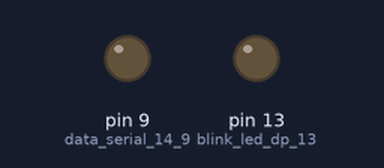
This sketch was run on a simulated Arduino Uno, built with avr-gcc and run on an emulated ATmega328P. On the bench: output pins drawn as LEDs (lit = HIGH). Pins used as bus, display or sensor lines are not drawn.

Above: at 0.6 s.
At 2.25 s:
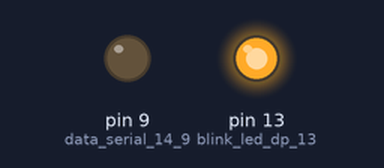
At 3.71 s:
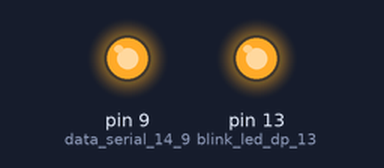
At 6.4 s:
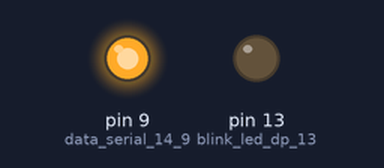
Timing chart, 0 to 8.4 s (numbered marks = the images above):
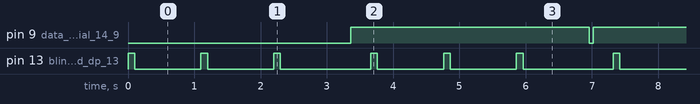

The sketch:

shift_register_leds.ino
```cpp
/*
  Shift Register Sample

    Operates a Shift Register 74HC595N to light leds in order one by one.

 */

int blink_led_dp_13 = 13; /* BLUE:   I use this LED to show a start and end point in the program. */
int _reset_10 = 10;       /* WHITE:  Performs a high-low to reset contents of the SR */

int shift_clock_11 = 8;  /* YELLOW: Performs a H-L to shift contents of the register and fetch the data present in DATA SERIAL PIN*/
                          /*NOTICE!!!
                          WHEN PWM PORT IS USED HERE (11 FOR INSTANCE) THE SHIFT REGISTER IC MAY GET MORE THAN ONE SHIFT EXECUTIONS PER L-H-L TRANSITION... WHICH SOUNDS LIKE A BUG SOMEWHERE. USE PIN 8 (NON PWM)
                          FORM MORE ACCURATE RESULTS.
                          */

int latch_clock_12 = 12;  /* BLUE:  Performs a H-L to update Parallel Outputs with serial contents*/

int data_serial_14_9 = 9;   /*ORANGE:    H or L should be present in the pin 14 of the IC when Shift-Clock is actuated. */

int signalDelay = 10; /*DELAY BETWEEN SIGNAL CHANGES TO GIVE THE CHIP TIME TO REACT */

void setup() {

  setPinModes();
}

// the loop routine runs over and over again forever:
void loop() {

  blinkSignal();

  /*FIRST OF ALL - RESET THE CHIP */
  resetRegisterControls();
  resetRegister();

  /*Inject bits into the register*/
  injectBit(HIGH);//1
  injectBit(HIGH);//2
  injectBit(HIGH);//3
  injectBit(HIGH);//4
  injectBit(HIGH);//5
  injectBit(HIGH);//6
}

void setPinModes(){
  /*SET PINS AS OUTPUTS */
  pinMode(blink_led_dp_13, OUTPUT);
  pinMode(_reset_10 , OUTPUT); /*LOW DOES RESET, HIGH ENABLES*/
  pinMode(shift_clock_11 , OUTPUT);  /*HIGH SHIFTS*/
  pinMode(latch_clock_12 , OUTPUT); /*HIGH Stores*/
  pinMode(data_serial_14_9 , OUTPUT); /*PUT 1 or 0 just before setting latch_clock_12 to HIGH*/
}
void blinkSignal(){
  /*INDICATES ROUTINE START*/
  digitalWrite(blink_led_dp_13, HIGH); delay(100);
  digitalWrite(blink_led_dp_13, LOW); delay(1000);
  digitalWrite(blink_led_dp_13, HIGH); delay(100);
  digitalWrite(blink_led_dp_13, LOW); delay(1000);
  digitalWrite(blink_led_dp_13, HIGH); delay(100);
  digitalWrite(blink_led_dp_13, LOW); delay(1000);
}

void resetRegisterControls(){
  /*LETS BEGIN BY PUTTING CONTROL SIGNALS IN LOW*/
  digitalWrite(_reset_10, HIGH);
  digitalWrite(shift_clock_11, LOW);
  digitalWrite(latch_clock_12, LOW);
  digitalWrite(data_serial_14_9, LOW);
  analogWrite(shift_clock_11, 255); delay(signalDelay);
  delay(signalDelay);
}

void resetRegister(){
  digitalWrite(_reset_10, LOW); delay(signalDelay);
  digitalWrite(_reset_10, HIGH); delay (signalDelay);/*END RESET*/

  doLatch();
}

void injectBit(boolean bitValue){

   /*PLACE A value in the data bit. */
  setDataBit(bitValue);

  /*SHIFT CLOCK FOR SHIFT: LOADS DATA BIT INTO THE STREAM SHIFTING ONE STEP */

  doShift();

  /*STORE IT: ACTUALLY TAKES THE SERIAL CELL VALUES AND OUTPUTS THEM AS PARALLEL*/
  doLatch();

}

void setDataBit(boolean bitValue){
  digitalWrite(data_serial_14_9, bitValue);  delay(signalDelay);
}

void doShift(){
   digitalWrite(shift_clock_11, HIGH); delay(signalDelay);
   digitalWrite(shift_clock_11, LOW); delay(signalDelay);
}

void doLatch(){
   digitalWrite(latch_clock_12, HIGH); delay(signalDelay);
   digitalWrite(latch_clock_12, LOW); delay(signalDelay);
}
```

Measured:
- by itself, pin 9 (data_serial_14_9): alternates HIGH for 3.6 s and LOW for 0.06 s
- by itself, pin 13 (blink_led_dp_13): repeats every 3.7 s: 2 × (LOW 1.0 s, HIGH 0.10 s), LOW 1.4 s, HIGH 0.10 s
